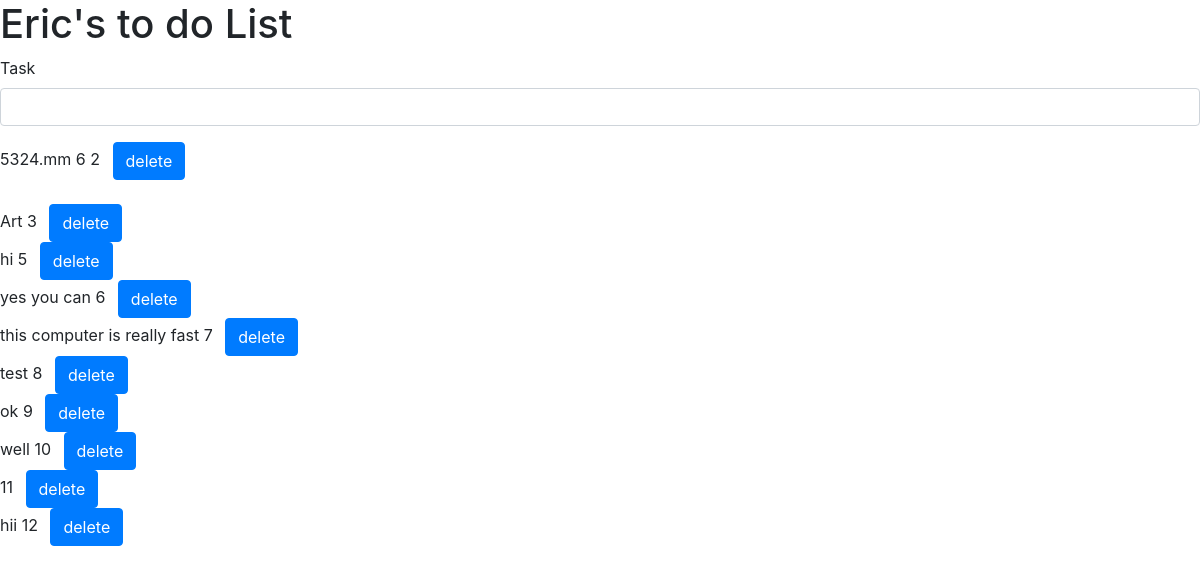
The page / on the database its author committed.
### todo/models.py (models this page shows, shortened)
class TodoList(models.Model):
    item=models.CharField(max_length=50, unique=True)

### todo/views.py (the view)
# urls.py: url(r'^$', views.task, name='home'),
def task(request):
    items=TodoList.objects.all()
    if request.method=='POST':
        item=request.POST['task']
        task = TodoList.objects.create(
            item=item
        )
        return redirect('task')
    return render(request,'home.html', {'items': items})

### templates/home.html (shortened to what this page needs)
<html>
    <head>
        <link rel="stylesheet" href="https://stackpath.bootstrapcdn.com/bootstrap/4.1.3/css/bootstrap.min.css">
    </head>
    <body>
        <h1>Eric's to do List</h1>
        <form method="post">
            <div class="form-group">
                <label for="id_task">Task</label>
                <input type="text" class= "form-control" id = "id_task" name='task'>
            </div>
            <div>{% for stuff in items %}
                {{stuff.item}}
                {{stuff.pk}}
                <a href="{% url 'task' %}{{stuff.pk}}" class="btn btn-primary ml-2">delete</a></div>
            <br>
            {% endfor %}
        </form>
    </body>
</html>

### rows shown on the page
TodoList: item "5324.mm 6", pk "2"
TodoList: item "Art", pk "3"
TodoList: item "hi", pk "5"
TodoList: item "yes you can", pk "6"
TodoList: item "this computer is really fast", pk "7"
TodoList: item "test", pk "8"
TodoList: item "ok", pk "9"
TodoList: item "well", pk "10"
TodoList: pk "11"
TodoList: item "hii", pk "12"
